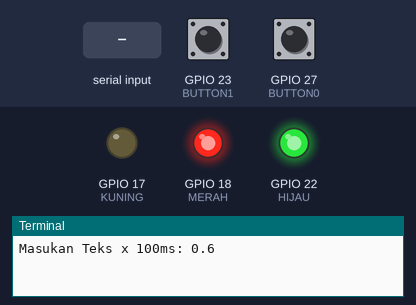
A program run on a simulated Raspberry Pi (BCM pin numbers). Parts: output pins drawn as LEDs (lit = HIGH), the last lines printed to the terminal. The inputs (shaded band) are chosen by the test bench; at power-on: GPIO 23 (BUTTON1) LOW, GPIO 27 (BUTTON0) HIGH. Threads take turns every 2 ms.

Above: at 0.1 s.
1.3 s: "90" typed at the terminal, then Enter
At 2.2 s:
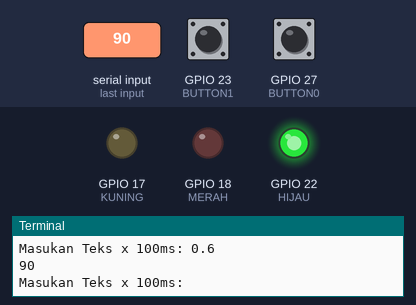
Timing chart, 0 to 4.3 s (numbered marks = the images above; inputs shaded):
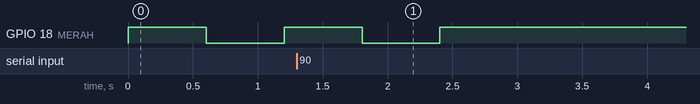

The program:

multiTaskingContohLED.py
```python
#logitech c270, c310
#wifi nya beli realtek

import RPi.GPIO as GPIO
import threading
import time
import Queue

MERAH 	= 18
KUNING 	= 17
HIJAU 	= 22
BUTTON1 = 23
BUTTON0 = 27

GPIO.setmode(GPIO.BCM)			#BCM > (standart penulisan GPIO6)
					#BOARD > (standart penulisan PIN31)
GPIO.setup(MERAH,GPIO.OUT)
GPIO.setup(KUNING,GPIO.OUT)
GPIO.setup(HIJAU,GPIO.OUT)

GPIO.setup(BUTTON0,GPIO.IN)
GPIO.setup(BUTTON1,GPIO.IN)

GPIO.output(HIJAU,GPIO.HIGH)

lock = threading.Lock()				#satu object, untuk satu periperal
workQueue = Queue.Queue(10)
buttonQueue = Queue.Queue(10)


def loopingMerah():
	while True:
		try:
			m = raw_input("Masukan Teks x 100ms: ")	#mengambil masukan variabel pada terminal menjadi teks
			mm = float(m)/10.0
			workQueue.put(mm)		#menaruh data m pada variable queue
			time.sleep(0.5)			#kasih sedikit jeda buat program lain selesai
		except:
			print "sistem cant not converting input variable"
def loopingKuning():
	rate = 0
	while True:
		if not workQueue.empty():
			rate=workQueue.get()	#ambil data variable queue
			print rate
		if rate == 0.0:
			GPIO.output(MERAH,GPIO.HIGH)
		else:
			GPIO.output(MERAH,GPIO.HIGH)
			time.sleep(rate)
			GPIO.output(MERAH,GPIO.LOW)
			time.sleep(rate)

def loopingButton0():
	rate = 0.5
	while True:
		if not buttonQueue.empty():
			rate = buttonQueue.get();
		if GPIO.input(BUTTON0) == GPIO.LOW:
			rate-=0.1
			if rate <= 0.1:
				rate = 0.1
			workQueue.put(rate)
			while GPIO.input(BUTTON0) == GPIO.LOW:
				time.sleep(0.01)
		elif GPIO.input(BUTTON1) == GPIO.LOW:
			rate+=0.1
			if rate >= 0.9:
				rate = 0.9
			workQueue.put(rate)
			while GPIO.input(BUTTON1) == GPIO.LOW:
				time.sleep(0.01)
		time.sleep(0.01)	#membuat utilitas CPU lebih turun

thread1 = threading.Thread(target = loopingMerah)
thread1.daemon = True				#kalau daemon=True, maka thread (menjadi service) bisa di close jika program utama di close
						#kalau daemon=False, maka thread (menjadi service) tidak bisa di close saat program utama di close
thread1.start()

thread2 = threading.Thread(target = loopingKuning)
thread2.daemon = True
thread2.start()

thread3 = threading.Thread(target = loopingButton0)
thread3.daemon = True
thread3.start()

try:
	while True:
		time.sleep(0.01)
		#pass				#kalau di C itu NOP = No Operation

except KeyboardInterrupt:
	GPIO.cleanup()				#mereset GPIO menjadi floating point
	print "Selesai"
```

Measured:
- after the input at 1.3 s, GPIO 18 (MERAH): goes on until 2.4 s, then stays HIGH
